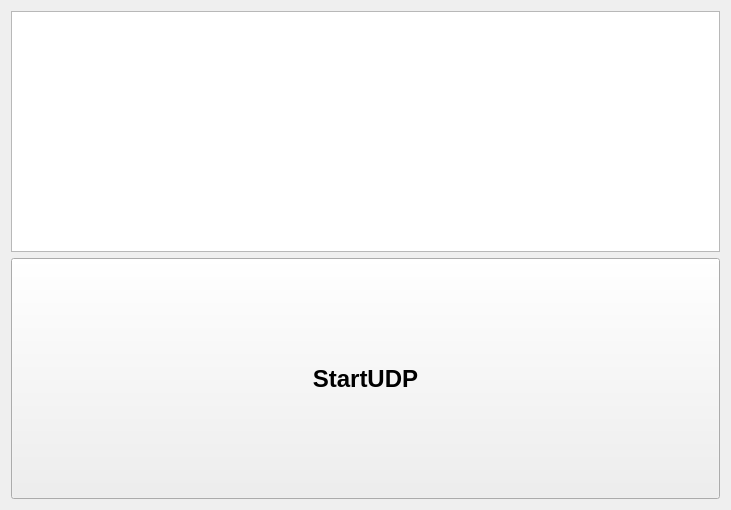
<?xml version="1.0" encoding="UTF-8"?>
<ui version="4.0">
 <class>MaoCloudClass</class>
 <widget class="QMainWindow" name="MaoCloudClass">
  <property name="geometry">
   <rect>
    <x>0</x>
    <y>0</y>
    <width>731</width>
    <height>510</height>
   </rect>
  </property>
  <property name="windowTitle">
   <string>MaoCloud</string>
  </property>
  <widget class="QWidget" name="centralWidget">
   <layout class="QVBoxLayout" name="verticalLayout">
    <item>
     <layout class="QGridLayout" name="gridLayout">
      <item row="0" column="0">
       <widget class="QTableWidget" name="NodeBrocastTable">
        <property name="sizePolicy">
         <sizepolicy hsizetype="Expanding" vsizetype="Minimum">
          <horstretch>0</horstretch>
          <verstretch>0</verstretch>
         </sizepolicy>
        </property>
       </widget>
      </item>
      <item row="1" column="0">
       <widget class="QPushButton" name="pushButton">
        <property name="sizePolicy">
         <sizepolicy hsizetype="Minimum" vsizetype="Minimum">
          <horstretch>0</horstretch>
          <verstretch>0</verstretch>
         </sizepolicy>
        </property>
        <property name="font">
         <font>
          <pointsize>18</pointsize>
          <weight>75</weight>
          <bold>true</bold>
         </font>
        </property>
        <property name="text">
         <string>StartUDP</string>
        </property>
       </widget>
      </item>
     </layout>
    </item>
   </layout>
  </widget>
 </widget>
 <layoutdefault spacing="6" margin="11"/>
 <resources>
  <include location="maocloud.qrc"/>
 </resources>
 <connections/>
</ui>
